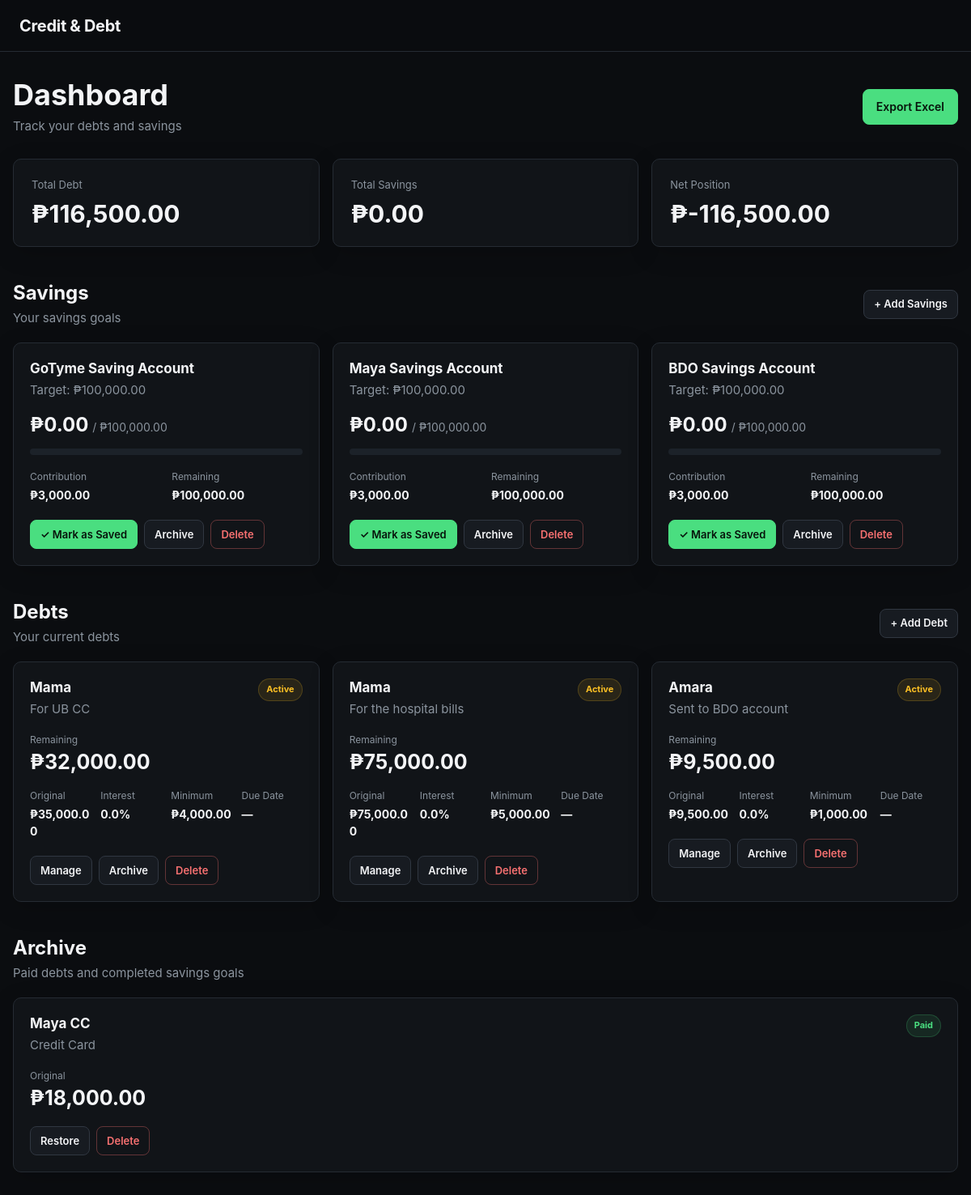
The page / on the database its author committed.
### tables this page shows
CREATE TABLE savings (
            id INTEGER PRIMARY KEY AUTOINCREMENT,
            name TEXT NOT NULL,
            target_amount REAL NOT NULL,
            current_amount REAL NOT NULL DEFAULT 0,
            contribution_amount REAL NOT NULL,
            created_at TEXT NOT NULL,
            updated_at TEXT NOT NULL
        , archived INTEGER NOT NULL DEFAULT 0);

CREATE TABLE debts (
            id INTEGER PRIMARY KEY AUTOINCREMENT,
            creditor TEXT NOT NULL,
            description TEXT,
            original_amount REAL NOT NULL DEFAULT 0,
            remaining_amount REAL NOT NULL DEFAULT 0,
            interest_rate REAL NOT NULL DEFAULT 0,
            minimum_payment REAL NOT NULL DEFAULT 0,
            due_date TEXT,
            status TEXT NOT NULL DEFAULT 'active',
            created_at TEXT NOT NULL
        , archived INTEGER NOT NULL DEFAULT 0);

### app.py (the view)
@app.route("/")
def index():
    conn = get_db()
    debts = conn.execute("""
        SELECT *
        FROM debts
        WHERE archived = 0
        ORDER BY
            CASE WHEN status = 'active' THEN 0 ELSE 1 END,
            due_date ASC,
            id DESC
    """).fetchall()
    savings = conn.execute("""
        SELECT *
        FROM savings
        WHERE archived = 0
        ORDER BY id DESC
    """).fetchall()
    archived_debts = conn.execute("""
        SELECT *
        FROM debts
        WHERE archived = 1
        ORDER BY id DESC
    """).fetchall()
    archived_savings = conn.execute("""
        SELECT *
        FROM savings
        WHERE archived = 1
        ORDER BY id DESC
    """).fetchall()
    total_debt = conn.execute("""
        SELECT COALESCE(SUM(remaining_amount), 0)
        FROM debts
        WHERE status = 'active' AND archived = 0
    """).fetchone()[0]
    total_savings = conn.execute("""
        SELECT COALESCE(SUM(current_amount), 0)
        FROM savings
        WHERE archived = 0
    """).fetchone()[0]
    conn.close()
    net_position = total_savings - total_debt
    return render_template(
        "index.html",
        debts=debts,
        savings=savings,
        archived_debts=archived_debts,
        archived_savings=archived_savings,
        total_debt=total_debt,
        total_savings=total_savings,
        net_position=net_position,
    )

### app.py (called while the page is built)
def get_db():
    conn = sqlite3.connect(DATABASE_PATH)
    conn.row_factory = sqlite3.Row
    conn.execute("PRAGMA foreign_keys = ON")
    return conn

def peso(value):
    return f"₱{value:,.2f}"

### templates/index.html (shortened to what this page needs)
{% extends "base.html" %}
{% block content %}
<div class="dashboard-header">
    <div>
        <h1>Dashboard</h1>
        <p class="muted">
            Track your debts and savings
        </p>
    </div>
    <a
        href="{{ url_for('export_excel') }}"
        class="btn btn-primary"
    >
        Export Excel
    </a>
</div>
<div class="summary-grid">
    <div class="summary-card">
        <span class="summary-label">Total Debt</span>
        <strong>{{ total_debt|peso }}</strong>
    </div>
    <div class="summary-card">
        <span class="summary-label">Total Savings</span>
        <strong>{{ total_savings|peso }}</strong>
    </div>
    <div class="summary-card">
        <span class="summary-label">Net Position</span>
        <strong>
            {{ (total_savings - total_debt)|peso }}
        </strong>
    </div>
</div>
<section class="dashboard-section">
    <div class="section-header">
        <div>
            <h2>Savings</h2>
            <p class="muted">
                Your savings goals
            </p>
        </div>
        <a
            href="{{ url_for('add_savings') }}"
            class="btn btn-secondary btn-small"
        >
            + Add Savings
        </a>
    </div>
    {% if savings %}
    <div class="card-grid">
        {% for saving in savings %}
        <div class="item-card">
            <div class="card-header">
                <div>
                    <h3>{{ saving.name }}</h3>
                    <span class="muted">
                        Target: {{ saving.target_amount|peso }}
                    </span>
                </div>
            </div>
            <div class="saving-amount">
                <strong>
                    {{ saving.current_amount|peso }}
                </strong>
                <span>
                    / {{ saving.target_amount|peso }}
                </span>
            </div>
            {% set percentage =
                (saving.current_amount / saving.target_amount * 100)
                if saving.target_amount > 0
                else 0
            %}
            <div class="progress">
            </div>
            <div class="saving-info">
                <div>
                    <span class="muted">Contribution</span>
                    <strong>
                        {{ saving.contribution_amount|peso }}
                    </strong>
                </div>
                <div>
                    <span class="muted">Remaining</span>
                    <strong>
                        {{
                            [
                                saving.target_amount -
                                saving.current_amount,
                                0
                            ]|max|peso
                        }}
                    </strong>
                </div>
            </div>
            <div class="card-actions">
                {% if saving.current_amount < saving.target_amount %}
                <form
                    action="{{ url_for(
                        'mark_savings_saved',
                        saving_id=saving.id
                    ) }}"
                    method="POST"
                >
                    <button
                        type="submit"
                        class="btn btn-success btn-small"
                    >
                        ✓ Mark as Saved
                    </button>
                </form>
                {% else %}
                <span class="goal-complete">
                    ✓ Goal Complete
                </span>
                {% endif %}
                <form
                    action="{{ url_for(
                        'archive_savings',
                        saving_id=saving.id
                    ) }}"
                    method="POST"
                >
                    <button
                        type="submit"
                        class="btn btn-secondary btn-small"
                    >
                        Archive
                    </button>
                </form>
                <form
                    action="{{ url_for(
                        'delete_savings',
                        saving_id=saving.id
                    ) }}"
                    method="POST"
                    onsubmit="return confirm(
                        'Delete this savings goal?'
                    );"
                >
                    <button
                        type="submit"
                        class="btn btn-danger btn-small"
                    >
                        Delete
                    </button>
                </form>
            </div>
        </div>
        {% endfor %}
    </div>
    {% endif %}
</section>
<section class="dashboard-section">
    <div class="section-header">
        <div>
            <h2>Debts</h2>
            <p class="muted">
                Your current debts
            </p>
        </div>
        <a
            href="{{ url_for('add_debt') }}"
            class="btn btn-secondary btn-small"
        >
            + Add Debt
        </a>
    </div>
    {% if debts %}
    <div class="card-grid">
        {% for debt in debts %}
        <div class="item-card">
            <div class="card-header">
                <div>
                    <h3>{{ debt.creditor }}</h3>
                    {% if debt.description %}
                    <p class="muted">
                        {{ debt.description }}
                    </p>
                    {% endif %}
                </div>
                <span
                    class="status
                    {% if debt.status == 'paid' %}
                        status-paid
                    {% else %}
                        status-active
                    {% endif %}"
                >
                    {{ debt.status|capitalize }}
                </span>
            </div>
            <div class="debt-amount">
                <span class="muted">Remaining</span>
                <strong>
                    {{ debt.remaining_amount|peso }}
                </strong>
            </div>
            <div class="debt-info">
                <div>
                    <span class="muted">Original</span>
                    <strong>
                        {{ debt.original_amount|peso }}
                    </strong>
                </div>
                <div>
                    <span class="muted">Interest</span>
                    <strong>
                        {{ debt.interest_rate }}%
                    </strong>
                </div>
                <div>
                    <span class="muted">Minimum</span>
                    <strong>
                        {{ debt.minimum_payment|peso }}
                    </strong>
                </div>
                <div>
                    <span class="muted">Due Date</span>
                    <strong>
                        {{ debt.due_date or '—' }}
                    </strong>
                </div>
            </div>
            <div class="card-actions">
                <a
                    href="{{ url_for(
                        'debt_detail',
                        debt_id=debt.id
                    ) }}"
                    class="btn btn-secondary btn-small"
                >
                    Manage
                </a>
                <form
                    action="{{ url_for(
                        'archive_debt',
                        debt_id=debt.id
                    ) }}"
                    method="POST"
                >
                    <button
                        type="submit"
                        class="btn btn-secondary btn-small"
                    >
                        Archive
                    </button>
                </form>
                <form
                    action="{{ url_for(
                        'delete_debt',
                        debt_id=debt.id
                    ) }}"
                    method="POST"
                    onsubmit="return confirm(
                        'Delete this debt?'
                    );"
                >
                    <button
                        type="submit"
                        class="btn btn-danger btn-small"
                    >
                        Delete
                    </button>
                </form>
            </div>
        </div>
        {% endfor %}
    </div>
    {% endif %}
</section>
<section class="dashboard-section">
    <div class="section-header">
        <div>
            <h2>Archive</h2>
            <p class="muted">
                Paid debts and completed savings goals
            </p>
        </div>
    </div>
    {% if archived_debts or archived_savings %}
    <div class="card-grid">
        {% for debt in archived_debts %}
        <div class="item-card">
            <div class="card-header">
                <div>
                    <h3>{{ debt.creditor }}</h3>
                    {% if debt.description %}
                    <p class="muted">
                        {{ debt.description }}
                    </p>
                    {% endif %}
                </div>
                <span class="status status-paid">
                    Paid
                </span>
            </div>
            <div class="debt-amount">
                <span class="muted">Original</span>
                <strong>
                    {{ debt.original_amount|peso }}
                </strong>
            </div>
            <div class="card-actions">
                <form
                    action="{{ url_for(
                        'unarchive_debt',
                        debt_id=debt.id
                    ) }}"
                    method="POST"
                >
                    <button
                        type="submit"
                        class="btn btn-secondary btn-small"
                    >
                        Restore
                    </button>
                </form>
                <form
                    action="{{ url_for(
                        'delete_debt',
                        debt_id=debt.id
                    ) }}"
                    method="POST"
                    onsubmit="return confirm(
                        'Delete this debt?'
                    );"
                >
                    <button
                        type="submit"
                        class="btn btn-danger btn-small"
                    >
                        Delete
                    </button>
                </form>
            </div>
        </div>
        {% endfor %}
    </div>
    {% else %}
    <div class="empty-state">
        <p class="muted">Nothing archived yet.</p>
    </div>
    {% endif %}
</section>
{% endblock %}

### templates/base.html (shortened to what this page needs)
<!DOCTYPE html>
<html lang="en">
<head>
    <link
        rel="stylesheet"
        href="{{ url_for('static', filename='css/style.css') }}"
    >
</head>
<body>
<header class="navbar">
    <div class="brand">Credit & Debt</div>
</header>
<main class="container">
    {% block content %}{% endblock %}
</main>
</body>
</html>

### rows shown on the page
savings: name "GoTyme Saving Account", target_amount|peso "₱100,000.00", current_amount|peso "₱0.00", contribution_amount|peso "₱3,000.00", target_amount "₱100,000.00"
savings: name "Maya Savings Account", target_amount|peso "₱100,000.00", current_amount|peso "₱0.00", contribution_amount|peso "₱3,000.00", target_amount "₱100,000.00"
savings: name "BDO Savings Account", target_amount|peso "₱100,000.00", current_amount|peso "₱0.00", contribution_amount|peso "₱3,000.00", target_amount "₱100,000.00"
debts: creditor "Mama", description "For UB CC", status "Active", remaining_amount|peso "₱32,000.00", original_amount|peso "₱35,000.00", interest_rate "0.0", minimum_payment|peso "₱4,000.00", due_date "—"
debts: creditor "Mama", description "For the hospital bills", status "Active", remaining_amount|peso "₱75,000.00", original_amount|peso "₱75,000.00", interest_rate "0.0", minimum_payment|peso "₱5,000.00", due_date "—"
debts: creditor "Amara", description "Sent to BDO account", status "Active", remaining_amount|peso "₱9,500.00", original_amount|peso "₱9,500.00", interest_rate "0.0", minimum_payment|peso "₱1,000.00", due_date "—"
debts: creditor "Maya CC", description "Credit Card", original_amount|peso "₱18,000.00"

### other values the page prints
{{ total_debt|peso }} "₱116,500.00"
{{ total_savings|peso }} "₱0.00"
{{ (total_savings - total_debt)|peso }} "₱-116,500.00"
